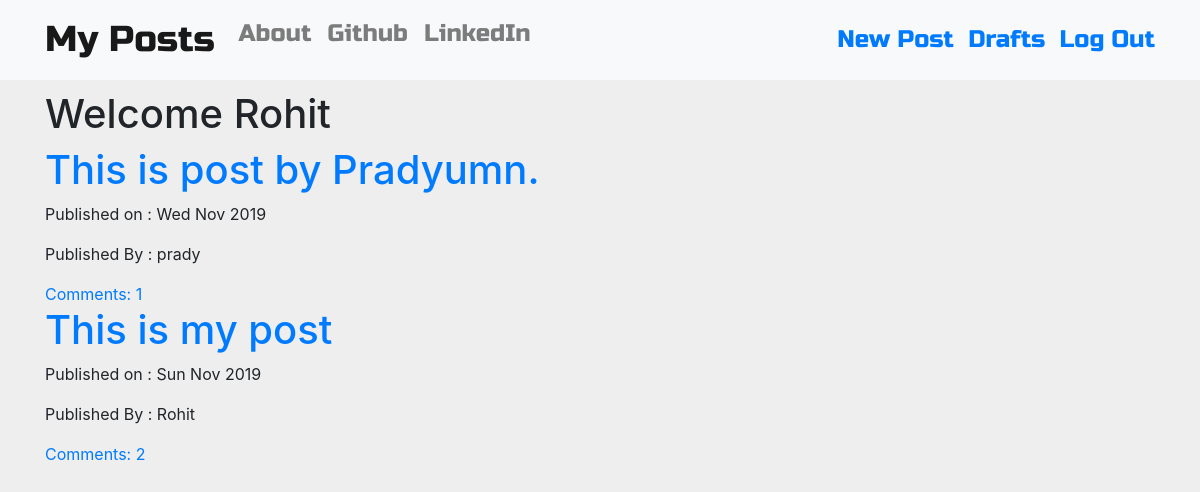
Screenshot of / (signed in) with the database file from the repository.
### blog/models.py (models this page shows, shortened)
class Post(models.Model):
    author=models.ForeignKey('auth.User',on_delete=models.CASCADE)
    title=models.CharField(max_length=200)
    text=models.TextField()
    create_date=models.DateTimeField(default=timezone.now)
    published_date=models.DateTimeField(blank=True,null=True)
    def approve_comments(self):
        return self.comments.filter(approved_comment=True)

### blog/views.py (the view)
# urls.py: path('',views.PostListView.as_view(),name='post_list'),
class PostListView(ListView):
    model=models.Post
    def get_queryset(self):
        return models.Post.objects.filter(published_date__lte=timezone.now()).order_by('-published_date')

### blog/templates/blog/post_list.html
{% extends 'blog/base.html' %}
{% block content %}
<div class="centerstage">
  {% for post in post_list %}
  <div class="post">
    <h1><a href="{% url 'post_detail' pk=post.pk %}">{{ post.title }}</a></h1>
    <div class="date">
      <p>Published on : {{post.published_date|date:'D M Y'}}</p>
      <p>Published By : {{post.author}}</p>
    </div>
    <a href="{% url 'post_detail' pk=post.pk %}">Comments: {{ post.approve_comments.count }}</a>
  </div>
  {% endfor %}
</div>
{% endblock %}

### blog/templates/blog/base.html (shortened to what this page needs)
<!DOCTYPE html>
{% load static %}
<html lang="en" dir="ltr">
  <head>
    <link rel="stylesheet" href="https://stackpath.bootstrapcdn.com/bootstrap/4.3.1/css/bootstrap.min.css">
    <link rel="stylesheet" href="//cdn.jsdelivr.net/medium-editor/latest/css/medium-editor.min.css" type="text/css" media="screen" charset="utf-8">
    <link rel="stylesheet" href="{% static 'css/blog.css' %}">
  </head>
  <body class="loader">
    <nav class="navbar navbar-expand-lg techfont custom-navbar navbar-light bg-light" style="background-color: #e3f2fd;">
      <div class="container">
        <ul class="nav navbar-nav">
          <li><a class="navbar-brand bigbrand" href="{% url 'post_list' %}">My Posts</a></li>
          <li><a class="nav-link" href="{% url 'about' %}">About</a></li>
          <li><a class="nav-link" href="https://www.github.com/Pradyumn542">Github</a></li>
          <li><a class="nav-link" href="https://www.linkedin.com/in/pradyumn-pandey-3523471ab">LinkedIn</a></li>
    </ul>
    <ul class="nav navbar-nav navbar-right" "l1">
      {% if user.is_authenticated %}
      <li>
        <a href="{% url 'post_new' %}"> New Post  &nbsp;</a>
      </li>
      <li>
        <a href="{% url 'post_draft_list' %}"> Drafts &nbsp; </a>
      </li>
      <li>
        <a href="{% url 'logout' %}">Log Out </a>
      </li>
      {% else %}
      <li><a class=" btn btn-primary " href="{% url 'login' %}"><span class="glyphicon glyphicon-user"  ></span>Login </a></li>
      {% endif %}
    </ul>
      </div>
    </nav>
    <div class="content container">
      <div class="row">
        <div class="col-md-8">
          <div class="blog_posts">
            {% if user.is_authenticated %}
            <h1>Welcome {{user.username}}</h1>
            {% endif %}
            {% block content %}
            {% endblock %}
          </div>
        </div>
      </div>
    </div>
  </body>
</html>

### blog/static/css/blog.css (style rules this page uses)
body { background: #EEEEEE; }
.techfont { font-family: 'Russo One', sans-serif; font-size: 1.5em; margin-bottom: 10px; }
.centerstage { margin-left: auto; margin-right: auto; }
.bigbrand { font-size: 1.5em; }
.loader { filter:hue-rotate(0deg); color: linear-gradient(45deg,#0f8,#08f); animation:hue 5000ms infinite linear; }

### rows the page displays
Post: title "This is post by Pradyumn.", published_date "Wed Nov 2019", author "prady", approve_comments.count "1"
Post: title "This is my post", published_date "Sun Nov 2019", author "Rohit", approve_comments.count "2"

### other values shown
{{ user.username }} "Rohit"
